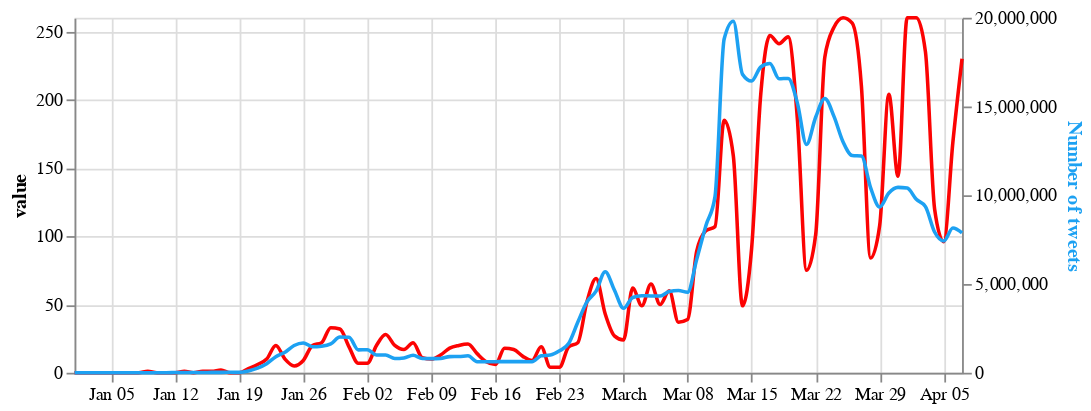

This figure's notebook cell:
### Markdown cell above
# Compare tweet numbers to news articles on CNN and Fox News

### Code cell
columns = ['fox_articles', 'cnn_articles']

select_box = alt.binding_select(options=columns, name='News source')
sel = alt.selection_single(fields=['column'], bind=select_box, init={'column': 'cnn_articles'})



news_chart = alt.Chart(merged_3).transform_fold(
    columns,
    as_=['column', 'value']
).transform_filter(
    sel  
).mark_line(interpolate='monotone', stroke='#fc0303').encode(
    x='date',
    y='value:Q',
).add_selection(
    sel
).properties(
    width=500,
    height=200
)

line_tweets = base.mark_line(stroke='#1da1f2', interpolate='monotone').encode(
    alt.Y('Tweets',
          axis=alt.Axis(title='Number of tweets', titleColor='#1da1f2'))
)

alt.layer(news_chart, line_tweets).resolve_scale(
    y = 'independent'
)

### Figure 1 — Vega-Lite specification as saved in the notebook (floating-point values rounded to 4 significant figures)
{"config": {"view": {"continuousWidth": 400, "continuousHeight": 300}}, "layer": [{"mark": {"type": "line", "interpolate": "monotone", "stroke": "#fc0303"}, "encoding": {"x": {"type": "temporal", "field": "date"}, "y": {"type": "quantitative", "field": "value"}}, "height": 200, "selection": {"selector008": {"type": "single", "fields": ["column"], "bind": {"input": "select", "options": ["fox_articles", "cnn_articles"], "name": "News source"}, "init": {"column": "cnn_articles"}}}, "transform": [{"fold": ["fox_articles", "cnn_articles"], "as": ["column", "value"]}, {"filter": {"selection": "selector008"}}], "width": 500}, {"mark": {"type": "line", "interpolate": "monotone", "stroke": "#1da1f2"}, "encoding": {"x": {"type": "temporal", "axis": {"title": null}, "field": "date"}, "y": {"type": "quantitative", "axis": {"title": "Number of tweets", "titleColor": "#1da1f2"}, "field": "Tweets"}}, "height": 200, "width": 500}], "data": {"name": "data-2630452bc11ea212d452ce67a2292795"}, "resolve": {"scale": {"y": "independent"}}, "$schema": "https://vega.github.io/schema/vega-lite/v4.8.1.json", "datasets": {"data-2630452bc11ea212d452ce67a2292795": [{"date": "2020-04-07T00:00:00", "Tweets": 7877346, "total_cases": 2687000.0, "new_cases": 146000.0, "new_deaths": 10680.0, "cnn_articles": 230.0, "fox_articles": 230.0}, {"date": "2020-04-06T00:00:00", "Tweets": 8153966, "total_cases": 2541000.0, "new_cases": 132600.0, "new_deaths": 9512.0, "cnn_articles": 169.0, "fox_articles": 169.0}, {"date": "2020-04-05T00:00:00", "Tweets": 7421877, "total_cases": 2408000.0, "new_cases": 170500.0, "new_deaths": 12620.0, "cnn_articles": 96.0, "fox_articles": 96.0}, {"date": "2020-04-04T00:00:00", "Tweets": 7928225, "total_cases": 2238000.0, "new_cases": 163700.0, "new_deaths": 13550.0, "cnn_articles": 120.0, "fox_articles": 120.0}, {"date": "2020-04-03T00:00:00", "Tweets": 9357113, "total_cases": 2074000.0, "new_cases": 154900.0, "new_deaths": 10020.0, "cnn_articles": 235.0, "fox_articles": 235.0}, {"date": "2020-04-02T00:00:00", "Tweets": 9767918, "total_cases": 1920000.0, "new_cases": 154900.0, "new_deaths": 10020.0, "cnn_articles": 260.0, "fox_articles": 260.0}, {"date": "2020-04-01T00:00:00", "Tweets": 10402981, "total_cases": 1765000.0, "new_cases": 149300.0, "new_deaths": 9348.0, "cnn_articles": 260.0, "fox_articles": 260.0}, {"date": "2020-03-31T00:00:00", "Tweets": 10442432, "total_cases": 1615000.0, "new_cases": 129000.0, "new_deaths": 7972.0, "cnn_articles": 144.0, "fox_articles": 144.0}, {"date": "2020-03-30T00:00:00", "Tweets": 10125714, "total_cases": 1486000.0, "new_cases": 114700.0, "new_deaths": 6456.0, "cnn_articles": 204.0, "fox_articles": 204.0}, {"date": "2020-03-29T00:00:00", "Tweets": 9333426, "total_cases": 1372000.0, "new_cases": 125600.0, "new_deaths": 7174.0, "cnn_articles": 108.0, "fox_articles": 108.0}, {"date": "2020-03-28T00:00:00", "Tweets": 10434671, "total_cases": 1246000.0, "new_cases": 130200.0, "new_deaths": 6982.0, "cnn_articles": 84.0, "fox_articles": 84.0}, {"date": "2020-03-27T00:00:00", "Tweets": 12209011, "total_cases": 1116000.0, "new_cases": 122000.0, "new_deaths": 5610.0, "cnn_articles": 210.0, "fox_articles": 210.0}, {"date": "2020-03-26T00:00:00", "Tweets": 12236719, "total_cases": 993700.0, "new_cases": 107500.0, "new_deaths": 5288.0, "cnn_articles": 256.0, "fox_articles": 256.0}, {"date": "2020-03-25T00:00:00", "Tweets": 13000269, "total_cases": 886200.0, "new_cases": 84770.0, "new_deaths": 4610.0, "cnn_articles": 260.0, "fox_articles": 260.0}, {"date": "2020-03-24T00:00:00", "Tweets": 14445841, "total_cases": 801400.0, "new_cases": 88970.0, "new_deaths": 3708.0, "cnn_articles": 253.0, "fox_articles": 253.0}, {"date": "2020-03-23T00:00:00", "Tweets": 15446246, "total_cases": 712400.0, "new_cases": 68570.0, "new_deaths": 3376.0, "cnn_articles": 231.0, "fox_articles": 231.0}, {"date": "2020-03-22T00:00:00", "Tweets": 14392561, "total_cases": 643900.0, "new_cases": 68410.0, "new_deaths": 3434.0, "cnn_articles": 101.0, "fox_articles": 101.0}, {"date": "2020-03-21T00:00:00", "Tweets": 12861351, "total_cases": 575400.0, "new_cases": 63820.0, "new_deaths": 2770.0, "cnn_articles": 75.0, "fox_articles": 75.0}, {"date": "2020-03-20T00:00:00", "Tweets": 15200259, "total_cases": 511600.0, "new_cases": 62190.0, "new_deaths": 2148.0, "cnn_articles": 186.0, "fox_articles": 186.0}, {"date": "2020-03-19T00:00:00", "Tweets": 16582131, "total_cases": 449400.0, "new_cases": 40430.0, "new_deaths": 1916.0, "cnn_articles": 246.0, "fox_articles": 246.0}, {"date": "2020-03-18T00:00:00", "Tweets": 16561524, "total_cases": 409000.0, "new_cases": 34010.0, "new_deaths": 1624.0, "cnn_articles": 241.0, "fox_articles": 241.0}, {"date": "2020-03-17T00:00:00", "Tweets": 17417142, "total_cases": 375000.0, "new_cases": 28400.0, "new_deaths": 1212.0, "cnn_articles": 247.0, "fox_articles": 247.0}, {"date": "2020-03-16T00:00:00", "Tweets": 17227182, "total_cases": 346600.0, "new_cases": 24910.0, "new_deaths": 1500.0, "cnn_articles": 204.0, "fox_articles": 204.0}, {"date": "2020-03-15T00:00:00", "Tweets": 16438760, "total_cases": 321600.0, "new_cases": 24330.0, "new_deaths": 734.0, "cnn_articles": 91.0, "fox_articles": 91.0}, {"date": "2020-03-14T00:00:00", "Tweets": 16823148, "total_cases": 297100.0, "new_cases": 20810.0, "new_deaths": 884.0, "cnn_articles": 49.0, "fox_articles": 49.0}, {"date": "2020-03-13T00:00:00", "Tweets": 19802671, "total_cases": 276100.0, "new_cases": 18900.0, "new_deaths": 702.0, "cnn_articles": 159.0, "fox_articles": 159.0}, {"date": "2020-03-12T00:00:00", "Tweets": 18799722, "total_cases": 257500.0, "new_cases": 15800.0, "new_deaths": 662.0, "cnn_articles": 185.0, "fox_articles": 185.0}, {"date": "2020-03-11T00:00:00", "Tweets": 9923317, "total_cases": 241700.0, "new_cases": 10210.0, "new_deaths": 544.0, "cnn_articles": 107.0, "fox_articles": 107.0}, {"date": "2020-03-10T00:00:00", "Tweets": 8284672, "total_cases": 231300.0, "new_cases": 9632.0, "new_deaths": 418.0, "cnn_articles": 104.0, "fox_articles": 104.0}, {"date": "2020-03-09T00:00:00", "Tweets": 6386122, "total_cases": 221800.0, "new_cases": 8354.0, "new_deaths": 456.0, "cnn_articles": 89.0, "fox_articles": 89.0}, {"date": "2020-03-08T00:00:00", "Tweets": 4533476, "total_cases": 213400.0, "new_cases": 7954.0, "new_deaths": 194.0, "cnn_articles": 39.0, "fox_articles": 39.0}, {"date": "2020-03-07T00:00:00", "Tweets": 4632239, "total_cases": 205500.0, "new_cases": 8240.0, "new_deaths": 208.0, "cnn_articles": 37.0, "fox_articles": 37.0}, {"date": "2020-03-06T00:00:00", "Tweets": 4581032, "total_cases": 197300.0, "new_cases": 6116.0, "new_deaths": 204.0, "cnn_articles": 60.0, "fox_articles": 60.0}, {"date": "2020-03-05T00:00:00", "Tweets": 4323687, "total_cases": 191200.0, "new_cases": 4708.0, "new_deaths": 160.0, "cnn_articles": 50.0, "fox_articles": 50.0}, {"date": "2020-03-04T00:00:00", "Tweets": 4323670, "total_cases": 186400.0, "new_cases": 4624.0, "new_deaths": 168.0, "cnn_articles": 65.0, "fox_articles": 65.0}, {"date": "2020-03-03T00:00:00", "Tweets": 4342139, "total_cases": 181800.0, "new_cases": 3714.0, "new_deaths": 144.0, "cnn_articles": 49.0, "fox_articles": 49.0}, {"date": "2020-03-02T00:00:00", "Tweets": 4240721, "total_cases": 178300.0, "new_cases": 4138.0, "new_deaths": 134.0, "cnn_articles": 62.0, "fox_articles": 62.0}, {"date": "2020-03-01T00:00:00", "Tweets": 3632689, "total_cases": 174200.0, "new_cases": 3688.0, "new_deaths": 116.0, "cnn_articles": 24.0, "fox_articles": 24.0}, {"date": "2020-02-29T00:00:00", "Tweets": 4666121, "total_cases": 170500.0, "new_cases": 3718.0, "new_deaths": 128.0, "cnn_articles": 27.0, "fox_articles": 27.0}, {"date": "2020-02-28T00:00:00", "Tweets": 5685321, "total_cases": 166800.0, "new_cases": 2532.0, "new_deaths": 114.0, "cnn_articles": 43.0, "fox_articles": 43.0}, {"date": "2020-02-27T00:00:00", "Tweets": 4597412, "total_cases": 164200.0, "new_cases": 2228.0, "new_deaths": 76.0, "cnn_articles": 69.0, "fox_articles": 69.0}, {"date": "2020-02-26T00:00:00", "Tweets": 3989533, "total_cases": 162000.0, "new_cases": 1734.0, "new_deaths": 128.0, "cnn_articles": 52.0, "fox_articles": 52.0}, {"date": "2020-02-25T00:00:00", "Tweets": 2844369, "total_cases": 160300.0, "new_cases": 1586.0, "new_deaths": 158.0, "cnn_articles": 22.0, "fox_articles": 22.0}, {"date": "2020-02-24T00:00:00", "Tweets": 1643544, "total_cases": 158700.0, "new_cases": 1046.0, "new_deaths": 312.0, "cnn_articles": 19.0, "fox_articles": 19.0}, {"date": "2020-02-23T00:00:00", "Tweets": 1233511, "total_cases": 157600.0, "new_cases": 2018.0, "new_deaths": 208.0, "cnn_articles": 4.0, "fox_articles": 4.0}, {"date": "2020-02-22T00:00:00", "Tweets": 997638, "total_cases": 155600.0, "new_cases": 2170.0, "new_deaths": 224.0, "cnn_articles": 4.0, "fox_articles": 4.0}, {"date": "2020-02-21T00:00:00", "Tweets": 954321, "total_cases": 153400.0, "new_cases": 1992.0, "new_deaths": 238.0, "cnn_articles": 19.0, "fox_articles": 19.0}, {"date": "2020-02-20T00:00:00", "Tweets": 622349, "total_cases": 151400.0, "new_cases": 1064.0, "new_deaths": 232.0, "cnn_articles": 9.0, "fox_articles": 9.0}, {"date": "2020-02-19T00:00:00", "Tweets": 626237, "total_cases": 150400.0, "new_cases": 3728.0, "new_deaths": 278.0, "cnn_articles": 12.0, "fox_articles": 12.0}, {"date": "2020-02-18T00:00:00", "Tweets": 628043, "total_cases": 146700.0, "new_cases": 3990.0, "new_deaths": 196.0, "cnn_articles": 17.0, "fox_articles": 17.0}, {"date": "2020-02-17T00:00:00", "Tweets": 626732, "total_cases": 142700.0, "new_cases": 4134.0, "new_deaths": 212.0, "cnn_articles": 18.0, "fox_articles": 18.0}, {"date": "2020-02-16T00:00:00", "Tweets": 625127, "total_cases": 138500.0, "new_cases": 4324.0, "new_deaths": 284.0, "cnn_articles": 6.0, "fox_articles": 6.0}, {"date": "2020-02-15T00:00:00", "Tweets": 624555, "total_cases": 134200.0, "new_cases": 5120.0, "new_deaths": 288.0, "cnn_articles": 8.0, "fox_articles": 8.0}, {"date": "2020-02-14T00:00:00", "Tweets": 622722, "total_cases": 129100.0, "new_cases": 8430.0, "new_deaths": 26.0, "cnn_articles": 14.0, "fox_articles": 14.0}, {"date": "2020-02-13T00:00:00", "Tweets": 956877, "total_cases": 120700.0, "new_cases": 30300.0, "new_deaths": 510.0, "cnn_articles": 21.0, "fox_articles": 21.0}, {"date": "2020-02-12T00:00:00", "Tweets": 911098, "total_cases": 90360.0, "new_cases": 4144.0, "new_deaths": 194.0, "cnn_articles": 20.0, "fox_articles": 20.0}, {"date": "2020-02-11T00:00:00", "Tweets": 908627, "total_cases": 86210.0, "new_cases": 5124.0, "new_deaths": 216.0, "cnn_articles": 18.0, "fox_articles": 18.0}, {"date": "2020-02-10T00:00:00", "Tweets": 807654, "total_cases": 81090.0, "new_cases": 5984.0, "new_deaths": 194.0, "cnn_articles": 13.0, "fox_articles": 13.0}, {"date": "2020-02-09T00:00:00", "Tweets": 796739, "total_cases": 75100.0, "new_cases": 5236.0, "new_deaths": 178.0, "cnn_articles": 10.0, "fox_articles": 10.0}, {"date": "2020-02-08T00:00:00", "Tweets": 803453, "total_cases": 69870.0, "new_cases": 6884.0, "new_deaths": 172.0, "cnn_articles": 11.0, "fox_articles": 11.0}, {"date": "2020-02-07T00:00:00", "Tweets": 987563, "total_cases": 62980.0, "new_cases": 6436.0, "new_deaths": 146.0, "cnn_articles": 22.0, "fox_articles": 22.0}, {"date": "2020-02-06T00:00:00", "Tweets": 834673, "total_cases": 56550.0, "new_cases": 7502.0, "new_deaths": 144.0, "cnn_articles": 17.0, "fox_articles": 17.0}, {"date": "2020-02-05T00:00:00", "Tweets": 803587, "total_cases": 49050.0, "new_cases": 7816.0, "new_deaths": 132.0, "cnn_articles": 20.0, "fox_articles": 20.0}, {"date": "2020-02-04T00:00:00", "Tweets": 997862, "total_cases": 41230.0, "new_cases": 6486.0, "new_deaths": 130.0, "cnn_articles": 28.0, "fox_articles": 28.0}, {"date": "2020-02-03T00:00:00", "Tweets": 1000752, "total_cases": 34740.0, "new_cases": 5636.0, "new_deaths": 114.0, "cnn_articles": 20.0, "fox_articles": 20.0}, {"date": "2020-02-02T00:00:00", "Tweets": 1298476, "total_cases": 29110.0, "new_cases": 5216.0, "new_deaths": 92.0, "cnn_articles": 7.0, "fox_articles": 7.0}, {"date": "2020-02-01T00:00:00", "Tweets": 1287963, "total_cases": 23890.0, "new_cases": 4244.0, "new_deaths": 92.0, "cnn_articles": 7.0, "fox_articles": 7.0}, {"date": "2020-01-31T00:00:00", "Tweets": 1997635, "total_cases": 19650.0, "new_cases": 4002.0, "new_deaths": 86.0, "cnn_articles": 19.0, "fox_articles": 19.0}, {"date": "2020-01-30T00:00:00", "Tweets": 2010976, "total_cases": 15650.0, "new_cases": 3512.0, "new_deaths": 76.0, "cnn_articles": 32.0, "fox_articles": 32.0}, {"date": "2020-01-29T00:00:00", "Tweets": 1623497, "total_cases": 12130.0, "new_cases": 2960.0, "new_deaths": 52.0, "cnn_articles": 33.0, "fox_articles": 33.0}, {"date": "2020-01-28T00:00:00", "Tweets": 1497653, "total_cases": 9174.0, "new_cases": 3534.0, "new_deaths": 50.0, "cnn_articles": 22.0, "fox_articles": 22.0}, {"date": "2020-01-27T00:00:00", "Tweets": 1467598, "total_cases": 5640.0, "new_cases": 1594.0, "new_deaths": 50.0, "cnn_articles": 20.0, "fox_articles": 20.0}, {"date": "2020-01-26T00:00:00", "Tweets": 1678953, "total_cases": 4046.0, "new_cases": 1346.0, "new_deaths": 30.0, "cnn_articles": 9.0, "fox_articles": 9.0}, {"date": "2020-01-25T00:00:00", "Tweets": 1536784, "total_cases": 2700.0, "new_cases": 906.0, "new_deaths": 30.0, "cnn_articles": 5.0, "fox_articles": 5.0}, {"date": "2020-01-24T00:00:00", "Tweets": 1153245, "total_cases": 1794.0, "new_cases": 532.0, "new_deaths": 18.0, "cnn_articles": 10.0, "fox_articles": 10.0}, {"date": "2020-01-23T00:00:00", "Tweets": 905673, "total_cases": 1262.0, "new_cases": 194.0, "new_deaths": 0.0, "cnn_articles": 20.0, "fox_articles": 20.0}, {"date": "2020-01-22T00:00:00", "Tweets": 508623, "total_cases": 1068.0, "new_cases": 284.0, "new_deaths": 22.0, "cnn_articles": 10.0, "fox_articles": 10.0}, {"date": "2020-01-21T00:00:00", "Tweets": 259864, "total_cases": 784.0, "new_cases": 306.0, "new_deaths": 6.0, "cnn_articles": 6.0, "fox_articles": 6.0}, {"date": "2020-01-20T00:00:00", "Tweets": 100124, "total_cases": 478.0, "new_cases": 40.0, "new_deaths": 0.0, "cnn_articles": 3.0, "fox_articles": 3.0}, {"date": "2020-01-19T00:00:00", "Tweets": 20987, "total_cases": 438.0, "new_cases": 272.0, "new_deaths": 2.0, "cnn_articles": 0.0, "fox_articles": 0.0}, {"date": "2020-01-18T00:00:00", "Tweets": 23432, "total_cases": 166.0, "new_cases": 34.0, "new_deaths": 0.0, "cnn_articles": 0.0, "fox_articles": 0.0}, {"date": "2020-01-17T00:00:00", "Tweets": 22431, "total_cases": 132.0, "new_cases": 10.0, "new_deaths": 0.0, "cnn_articles": 2.0, "fox_articles": 2.0}, {"date": "2020-01-16T00:00:00", "Tweets": 22342, "total_cases": 122.0, "new_cases": 0.0, "new_deaths": 0.0, "cnn_articles": 1.0, "fox_articles": 1.0}, {"date": "2020-01-15T00:00:00", "Tweets": 10987, "total_cases": 122.0, "new_cases": 2.0, "new_deaths": 2.0, "cnn_articles": 1.0, "fox_articles": 1.0}, {"date": "2020-01-14T00:00:00", "Tweets": 10023, "total_cases": 120.0, "new_cases": 0.0, "new_deaths": 0.0, "cnn_articles": 0.0, "fox_articles": 0.0}, {"date": "2020-01-13T00:00:00", "Tweets": 16475, "total_cases": 120.0, "new_cases": 2.0, "new_deaths": 0.0, "cnn_articles": 1.0, "fox_articles": 1.0}, {"date": "2020-01-12T00:00:00", "Tweets": 10045, "total_cases": 118.0, "new_cases": 0.0, "new_deaths": 0.0, "cnn_articles": 0.0, "fox_articles": 0.0}, {"date": "2020-01-11T00:00:00", "Tweets": 2812, "total_cases": 118.0, "new_cases": 0.0, "new_deaths": 2.0, "cnn_articles": 0.0, "fox_articles": 0.0}, {"date": "2020-01-10T00:00:00", "Tweets": 2347, "total_cases": 118.0, "new_cases": 0.0, "new_deaths": 0.0, "cnn_articles": 0.0, "fox_articles": 0.0}, {"date": "2020-01-09T00:00:00", "Tweets": 3451, "total_cases": 118.0, "new_cases": 0.0, "new_deaths": 0.0, "cnn_articles": 1.0, "fox_articles": 1.0}, {"date": "2020-01-08T00:00:00", "Tweets": 421, "total_cases": 118.0, "new_cases": 0.0, "new_deaths": 0.0, "cnn_articles": 0.0, "fox_articles": 0.0}, {"date": "2020-01-07T00:00:00", "Tweets": 293, "total_cases": 118.0, "new_cases": 0.0, "new_deaths": 0.0, "cnn_articles": 0.0, "fox_articles": 0.0}, {"date": "2020-01-06T00:00:00", "Tweets": 86, "total_cases": 118.0, "new_cases": 0.0, "new_deaths": 0.0, "cnn_articles": 0.0, "fox_articles": 0.0}, {"date": "2020-01-05T00:00:00", "Tweets": 127, "total_cases": 118.0, "new_cases": 30.0, "new_deaths": 0.0, "cnn_articles": 0.0, "fox_articles": 0.0}, {"date": "2020-01-04T00:00:00", "Tweets": 172, "total_cases": 88.0, "new_cases": 0.0, "new_deaths": 0.0, "cnn_articles": 0.0, "fox_articles": 0.0}, {"date": "2020-01-03T00:00:00", "Tweets": 94, "total_cases": 88.0, "new_cases": 34.0, "new_deaths": 0.0, "cnn_articles": 0.0, "fox_articles": 0.0}, {"date": "2020-01-02T00:00:00", "Tweets": 41, "total_cases": 54.0, "new_cases": 0.0, "new_deaths": 0.0, "cnn_articles": 0.0, "fox_articles": 0.0}, {"date": "2020-01-01T00:00:00", "Tweets": 63, "total_cases": 54.0, "new_cases": 0.0, "new_deaths": 0.0, "cnn_articles": 0.0, "fox_articles": 0.0}]}}
